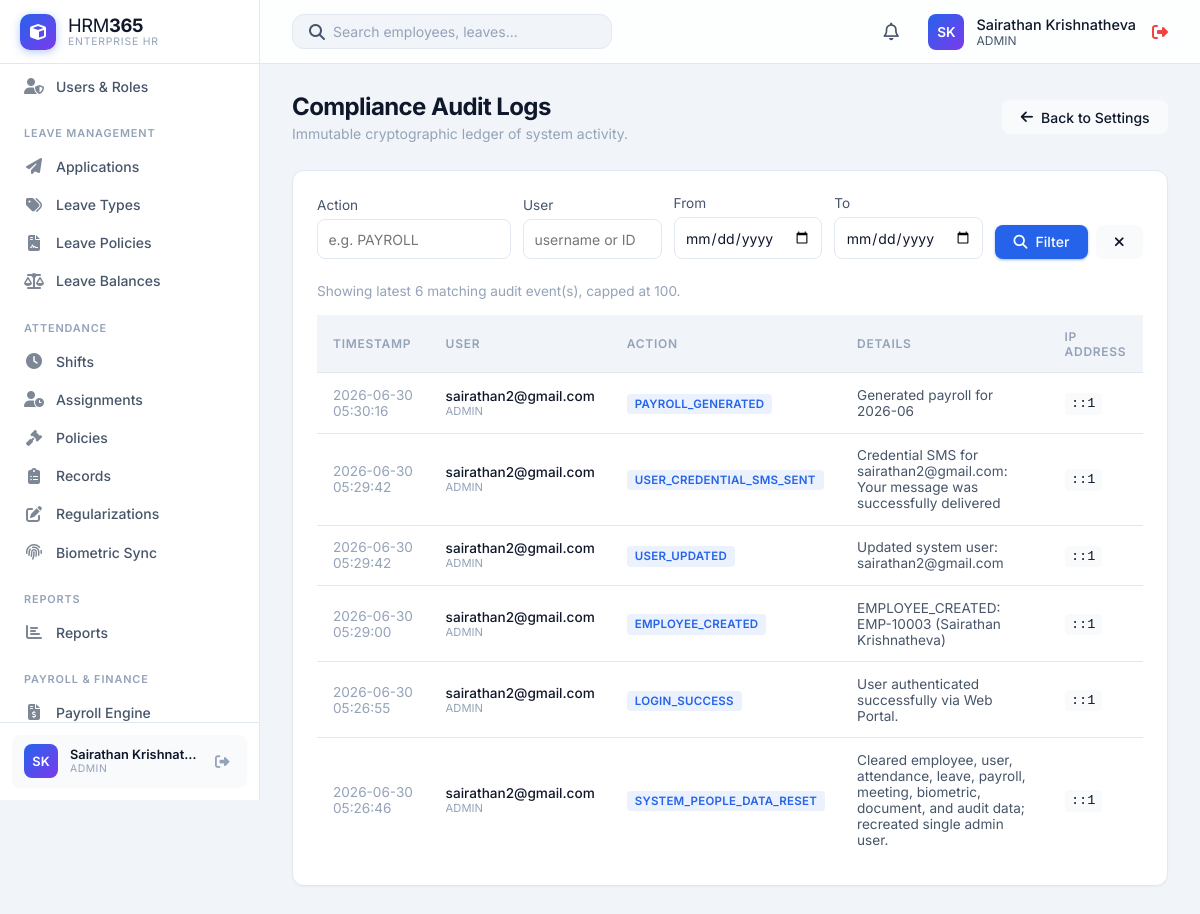
The page /HRM365/modules/settings/audit.php (signed in) on the database its author committed.
### tables this page shows
CREATE TABLE `users` (
  `id` int(11) NOT NULL,
  `username` varchar(50) NOT NULL,
  `password` varchar(255) NOT NULL,
  `full_name` varchar(100) DEFAULT NULL,
  `phone` varchar(30) DEFAULT NULL,
  `role` enum('admin','HR','manager','employee') DEFAULT 'employee',
  `status` enum('Active','Inactive') DEFAULT 'Active',
  `language` varchar(20) DEFAULT 'English',
  `department` varchar(50) DEFAULT NULL,
  `employee_id` int(11) DEFAULT NULL,
  `created_at` timestamp NOT NULL DEFAULT current_timestamp()
);

CREATE TABLE `audit_logs` (
  `id` int(11) NOT NULL,
  `user_id` int(11) DEFAULT NULL,
  `action` varchar(255) NOT NULL,
  `details` text DEFAULT NULL,
  `ip_address` varchar(45) DEFAULT NULL,
  `created_at` timestamp NOT NULL DEFAULT current_timestamp()
);

### HRM365/modules/settings/audit.php (the view, shortened to what the rows shown need)
<?php
require_once '../../includes/db.php';
require_once '../../includes/auth.php';
$where = [];
$params = [];
$whereSql = $where ? 'WHERE ' . implode(' AND ', $where) : '';
$stmt = $pdo->prepare("
    SELECT a.*, u.username, u.role
    FROM audit_logs a
    LEFT JOIN users u ON a.user_id = u.id
    {$whereSql}
    ORDER BY a.created_at DESC
    LIMIT 100
");
$stmt->execute($params);
$logs = $stmt->fetchAll();
include '../../includes/header.php';
?>
<div class="page-header">
    <div>
        <h1 class="page-title">Compliance Audit Logs</h1>
    </div>
</div>
<div class="card">
    <div class="table-container">
        <table class="table" style="font-size: 0.85rem;">
            <thead>
                <tr>
                    <th>Timestamp</th>
                    <th>User</th>
                    <th>Action</th>
                    <th>Details</th>
                    <th>IP Address</th>
                </tr>
            </thead>
            <tbody>
                <?php foreach ($logs as $log): ?>
                <tr>
                    <td style="color: var(--text-muted);"><?php echo date('Y-m-d H:i:s', strtotime($log['created_at'])); ?></td>
                    <td>
                        <div style="font-weight: 500; color: var(--text-primary);"><?php echo htmlspecialchars($log['username'] ?? 'SYSTEM'); ?></div>
                        <div style="font-size: 0.7rem; color: var(--text-muted); text-transform: uppercase;"><?php echo htmlspecialchars($log['role'] ?? 'N/A'); ?></div>
                    </td>
                    <td><span class="status-badge" style="background: rgba(59, 130, 246, 0.1); color: var(--accent-primary); border-radius: 4px; padding: 0.2rem 0.5rem;"><?php echo htmlspecialchars($log['action']); ?></span></td>
                    <td style="color: var(--text-secondary);"><?php echo htmlspecialchars($log['details']); ?></td>
                    <td><code style="background: var(--bg-hover); padding: 0.2rem 0.4rem; border-radius: 4px;"><?php echo htmlspecialchars($log['ip_address']); ?></code></td>
                </tr>
                <?php endforeach; ?>
            </tbody>
        </table>
    </div>
</div>
<?php include '../../includes/footer.php'; ?>

### HRM365/includes/header.php (shortened to what the rows shown need)
<?php
require_once __DIR__ . '/auth.php';
require_once __DIR__ . '/avatar.php';
$stylesheetPath = __DIR__ . '/../css/styles.css';
$stylesheetVersion = is_file($stylesheetPath) ? filemtime($stylesheetPath) : time();
?>
<!DOCTYPE html>
<html lang="en">
<head>
    <link rel="stylesheet" href="<?php echo app_url('css/styles.css'); ?>?v=<?php echo $stylesheetVersion; ?>">
    <link rel="stylesheet" href="https://cdnjs.cloudflare.com/ajax/libs/font-awesome/6.4.0/css/all.min.css">
</head>
<body>
    <?php include 'sidebar.php'; ?>
    <div class="main-wrapper">
        <header class="top-header">
            <div class="header-actions">
                <div class="user-profile" style="display: flex; align-items: center; gap: 1rem;">
                    <a href="<?php echo app_url('profile.php'); ?>" style="display: flex; align-items: center; gap: 0.75rem; text-decoration: none; color: inherit;">
                        <?php echo render_avatar($currentUser['first_name'] ?? null, $currentUser['last_name'] ?? null, $currentUser['profile_photo'] ?? null, $currentUser['username']); ?>
                        <div class="user-info">
                            <div style="font-size: 0.9rem; font-weight: 500; color: var(--text-primary);">
                                <?php echo htmlspecialchars($_SESSION['full_name'] ?? $currentUser['username']); ?>
                            </div>
                            <div style="font-size: 0.75rem; color: var(--text-secondary); text-transform: uppercase;">
                                <?php echo htmlspecialchars($currentUser['role']); ?>
                            </div>
                        </div>
                    </a>
                </div>
            </div>
        </header>
        <main class="content-area">

### HRM365/includes/sidebar.php (shortened to what the rows shown need)
<?php
require_once __DIR__ . '/avatar.php';
?>
<aside class="sidebar">
    <div class="sidebar-footer">
        <div class="sidebar-user">
            <?php echo render_avatar($currentUser['first_name'] ?? null, $currentUser['last_name'] ?? null, $currentUser['profile_photo'] ?? null, $currentUser['username']); ?>
            <div class="sidebar-user-info">
                <div class="sidebar-user-name"><?php echo htmlspecialchars($_SESSION['full_name'] ?? $currentUser['username']); ?></div>
                <div class="sidebar-user-role"><?php echo htmlspecialchars($currentUser['role']); ?></div>
            </div>
            <a href="<?php echo app_url('logout.php'); ?>" class="sidebar-logout" title="Logout"><i class="fas fa-sign-out-alt"></i></a>
        </div>
    </div>
</aside>

### HRM365/includes/avatar.php (shortened to what the rows shown need)
<?php
function profile_photo_url(?string $path): ?string
{
    if (empty($path)) {
        return null;
    }
    $relative = ltrim(str_replace('\\', '/', $path), '/');
    $absolute = realpath(__DIR__ . '/../' . str_replace('/', DIRECTORY_SEPARATOR, $relative));
    return app_url($relative) . '?v=' . filemtime($absolute);
}
function avatar_initials(?string $first, ?string $last, ?string $fallback = ''): string
{
    $first = trim((string) $first);
    $last = trim((string) $last);
    if ($first !== '' || $last !== '') {
        return strtoupper(substr($first, 0, 1) . substr($last, 0, 1));
    }
    $fallback = trim($fallback);
    return strtoupper(substr($fallback !== '' ? $fallback : 'U', 0, 2));
}
function render_avatar(?string $first, ?string $last, ?string $photoPath, ?string $fallback = '', string $class = 'avatar', string $style = ''): string
{
    $url = profile_photo_url($photoPath);
    $label = trim(trim((string) $first) . ' ' . trim((string) $last));
    $styleAttr = $style !== '' ? ' style="' . htmlspecialchars($style, ENT_QUOTES, 'UTF-8') . '"' : '';
    $classAttr = htmlspecialchars($class, ENT_QUOTES, 'UTF-8');
    $titleAttr = htmlspecialchars($label, ENT_QUOTES, 'UTF-8');
    return '<div class="' . $classAttr . '"' . $styleAttr . ' title="' . $titleAttr . '">' . htmlspecialchars(avatar_initials($first, $last, $fallback), ENT_QUOTES, 'UTF-8') . '</div>';
}

### rows shown on the page
users: username "SK SK", role "ADMIN"
audit_logs: created_at "2026-06-30 05:30:16", user.username "sairathan2@gmail.com", user.role "ADMIN", action "PAYROLL_GENERATED", details "Generated payroll for 2026-06", ip_address "::1"
audit_logs: created_at "2026-06-30 05:29:42", user.username "sairathan2@gmail.com", user.role "ADMIN", action "USER_CREDENTIAL_SMS_SENT", details "Credential SMS for sairathan2@gmail.com: Your message was successfully delivered", ip_address "::1"
audit_logs: created_at "2026-06-30 05:29:42", user.username "sairathan2@gmail.com", user.role "ADMIN", action "USER_UPDATED", details "Updated system user: sairathan2@gmail.com", ip_address "::1"
audit_logs: created_at "2026-06-30 05:29:00", user.username "sairathan2@gmail.com", user.role "ADMIN", action "EMPLOYEE_CREATED", details "EMPLOYEE_CREATED: EMP-10003 (Sairathan Krishnatheva)", ip_address "::1"
audit_logs: created_at "2026-06-30 05:26:55", user.username "sairathan2@gmail.com", user.role "ADMIN", action "LOGIN_SUCCESS", details "User authenticated successfully via Web Portal.", ip_address "::1"
audit_logs: created_at "2026-06-30 05:26:46", user.username "sairathan2@gmail.com", user.role "ADMIN", action "SYSTEM_PEOPLE_DATA_RESET", details "Cleared employee, user, attendance, leave, payroll, meeting, biometric, document, and audit data; recreated single admin user.", ip_address "::1"

### other values the page prints
$_SESSION['full_name'] "Sairathan Krishnat…"
$_SESSION['full_name'] "Sairathan Krishnatheva"
count($logs) "6"
